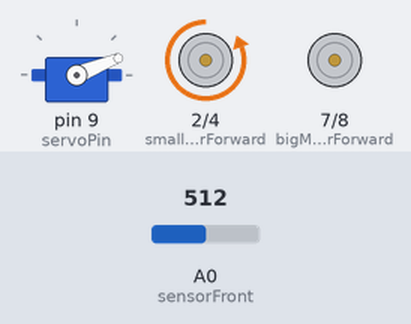
Bench run of a sketch on a simulated Arduino Uno, built with avr-gcc and run on an emulated ATmega328P. Shown: servo, motor-driver pin pairs drawn as motors (green arrow = first pin HIGH = forward, orange = second pin HIGH = backward, longer = more drive). The test bench sets the inputs (shaded band); at power-on: A0 (sensorFront) = 512. What the sketch prints to the serial monitor is not drawn.

Above: at 0.2 s.
At 3.2 s:
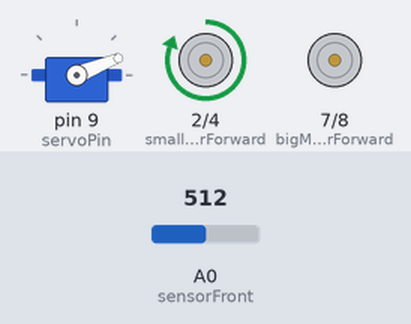
At 13.2 s:
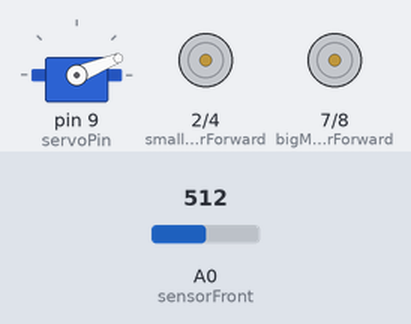
At 16.2 s:
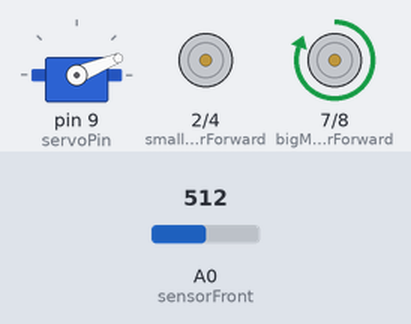
At 26.2 s:
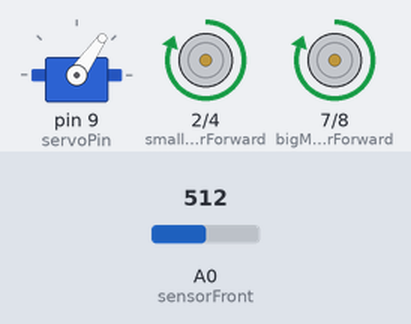
At 29.2 s:
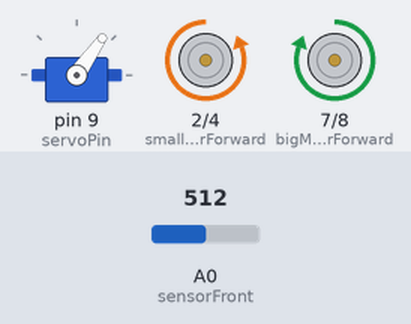
Timing chart, 0 to 30.7 s (numbered marks = the images above):
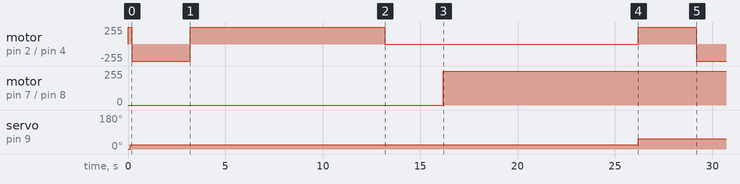

Measured:
- by itself, motor on pin 7 (bigMotorForward) / pin 8 (bigMotorBackward): stopped → forward 255/255 at 16.2 s
- by itself, servo on pin 9 (servoPin): 0° → 22° at 0.12 s, → 55° 26.1 s later
- by itself, motor on pin 2 (smallMotorForward) / pin 4 (smallMotorBackward): stopped → forward 255/255 at 0.00 s, → backward 255/255 0.18 s later, → forward 255/255 3.0 s later, → stopped 10.0 s later, … (6 changes in this stretch)

The sketch:

stair_vedyas2.ino
```cpp
# include <Servo.h>
#define sensorFront A0
#define sensorAngle A1
int servoPin=9;
int bigMotorForward =7;
int bigMotorBackward=8;
int smallMotorForward=2;
int smallMotorBackward =4;
int rodLengthBehind;
int baseLenght;
int stairHeight;
int numberOfStairs;
int SSM; // speed of small motor
int SBM; // speed of big motor z
Servo Servo1;
int steps =1;
const int numReadings=10;
int readIndex=0;
int readings[numReadings];
int total=0;
int average=0;
void setup(){
 Serial.begin(9600);
 Servo1.attach(servoPin);
 pinMode(bigMotorForward,OUTPUT);
 pinMode(bigMotorBackward,OUTPUT);
 pinMode(smallMotorForward,OUTPUT);
 pinMode(smallMotorBackward,OUTPUT);
 Servo1.write(0);
 for(int thisReading = 0; thisReading <= numReadings; thisReading++) {
    readings[thisReading] = distanceFront();
 total=total+readings[thisReading];
  }average=total/numReadings;
 }
float distanceFront(){float SensorValue = analogRead(sensorFront);
float vr = SensorValue*1000/1024;
float Distance = 4800/(vr - 20);
return Distance;
}
int distance(){
  for(int i=0;i<=50;i++){
  total = total - readings[readIndex];
  readings[readIndex] = distanceFront();
  total = total + readings[readIndex];
  readIndex = readIndex + 1;
  if (readIndex >= numReadings) {
    readIndex = 0;
  }
  average = total / numReadings;
  delay(1);}
  return average;
  }
void moveForward()
{
   digitalWrite(smallMotorForward,HIGH);
   digitalWrite(smallMotorBackward,LOW);
}

void moveBackward()
{
  digitalWrite(smallMotorForward,LOW);
  digitalWrite(smallMotorBackward,HIGH);
}
void stopSmallm()
{
  digitalWrite(smallMotorForward,HIGH);
  digitalWrite(smallMotorBackward,HIGH);
}
void rackForward()
{
   digitalWrite(bigMotorForward,HIGH);
   digitalWrite(bigMotorBackward,LOW);
}

void rackBackward()
{
  digitalWrite(smallMotorForward,LOW);
  digitalWrite(smallMotorBackward,HIGH);
}
void stopBigM()
{
  digitalWrite(smallMotorForward,HIGH);
  digitalWrite(smallMotorBackward,HIGH);
}

int distanceAngle()
{
  float volts = analogRead(sensorAngle);
  int dist = 4800/(volts - 20); // worked out from datasheet graph
  return dist;
}
void loop(){
   do{moveForward();
   Serial.println(distance());
   }while(distance()>=30);
    if(steps==1){Servo1.write(22);
    for(;distance()>=25;)moveForward();
    rackBackward();
    delay(3000);
 moveForward();
    delay(10000);
    stopBigM();
    delay(3000);
    stopSmallm();
    steps+=1;}
    //step 2 started
    rackForward();
    delay(10000);
    stopBigM();
    Servo1.write(55);
    moveForward();
    delay(3000);
    stopSmallm();
    rackBackward();
    delay(3000);
    moveForward();
    rackBackward();
    delay(10000);
    stopBigM();
    delay(3000);
    stopSmallm();
 Serial.println(distance());
}
```
